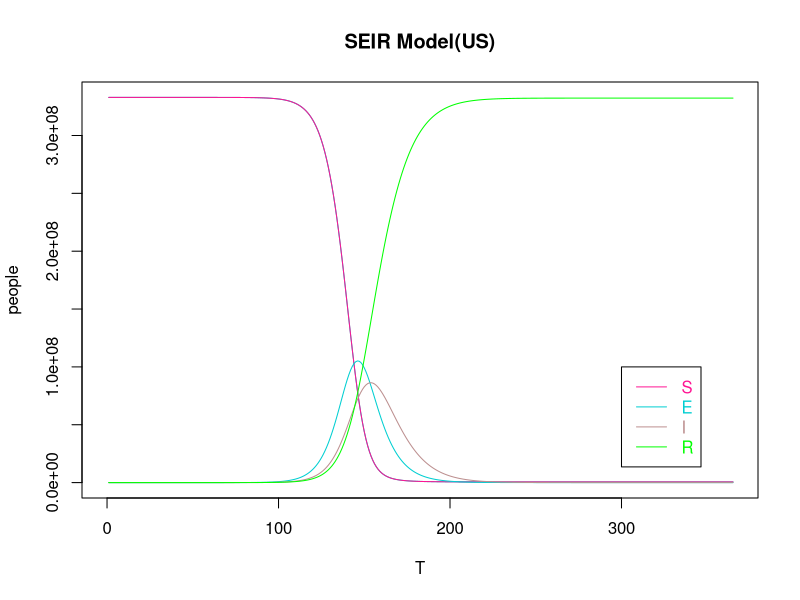

The R script that drew this image:
#United States
rm(list = ls())

N = 332915074
E = 0
I = 1
S = N-I
R = 0


r = 20
B = 0.03
a = 0.1
y = 0.1


T = 365

 
for (i in 1:(T-1)){

  S[i+1] = S[i] - r*B*S[i]*I[i]/N
  E[i+1] = E[i] + r*B*S[i]*I[i]/N - a*E[i]
  I[i+1] = I[i] + a*E[i] - y*I[i]
  R[i+1] = R[i] + y*I[i]

}

result <- data.frame(S, E, I, R)

#View(result)

X_lim <- seq(1,T,by=1)

plot(S~X_lim, pch=15, col="DarkTurquoise", main = "SEIR Model(US)", type = "l", xlab = "T", ylab = "people", xlim = c(0,T), ylim = c(0,332915074))
lines(S, col="DeepPink", lty=1) 
lines(E, col="DarkTurquoise", lty=1)
lines(I, col="RosyBrown", lty=1)
lines(R, col="green", lty=1)
legend(300,100000000,c("S","E","I","R"),col=c("DeepPink","DarkTurquoise","RosyBrown","green"),text.col=c("DeepPink","DarkTurquoise","RosyBrown","green"),lty=c(1,1,1,1))
